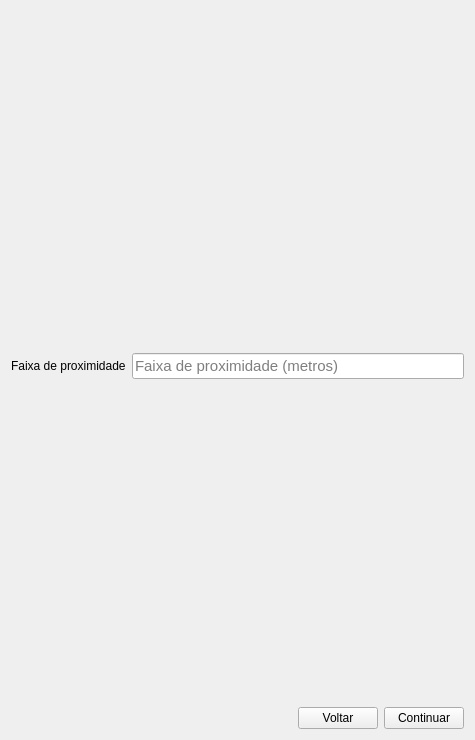
<?xml version="1.0" encoding="UTF-8"?>
<ui version="4.0">
 <class>Form</class>
 <widget class="QWidget" name="Form">
  <property name="geometry">
   <rect>
    <x>0</x>
    <y>0</y>
    <width>475</width>
    <height>740</height>
   </rect>
  </property>
  <property name="windowTitle">
   <string>Sobreposição com feição selecionada</string>
  </property>
  <layout class="QVBoxLayout" name="verticalLayout_2">
   <item>
    <layout class="QVBoxLayout" name="verticalLayout">
     <item>
      <spacer name="horizontalSpacer">
       <property name="orientation">
        <enum>Qt::Horizontal</enum>
       </property>
       <property name="sizeHint" stdset="0">
        <size>
         <width>40</width>
         <height>20</height>
        </size>
       </property>
      </spacer>
     </item>
     <item>
      <layout class="QHBoxLayout" name="horizontalLayout_2"/>
     </item>
     <item>
      <spacer name="verticalSpacer">
       <property name="orientation">
        <enum>Qt::Vertical</enum>
       </property>
       <property name="sizeHint" stdset="0">
        <size>
         <width>20</width>
         <height>40</height>
        </size>
       </property>
      </spacer>
     </item>
     <item>
      <layout class="QHBoxLayout" name="horizontalLayout">
       <item>
        <widget class="QLabel" name="label_4">
         <property name="text">
          <string>Faixa de proximidade</string>
         </property>
        </widget>
       </item>
       <item>
        <widget class="QLineEdit" name="lineEdit_6">
         <property name="font">
          <font>
           <pointsize>11</pointsize>
          </font>
         </property>
         <property name="accessibleName">
          <string/>
         </property>
         <property name="layoutDirection">
          <enum>Qt::LeftToRight</enum>
         </property>
         <property name="inputMask">
          <string/>
         </property>
         <property name="text">
          <string/>
         </property>
         <property name="frame">
          <bool>true</bool>
         </property>
         <property name="placeholderText">
          <string>Faixa de proximidade (metros)</string>
         </property>
         <property name="cursorMoveStyle">
          <enum>Qt::LogicalMoveStyle</enum>
         </property>
        </widget>
       </item>
      </layout>
     </item>
     <item>
      <spacer name="verticalSpacer_3">
       <property name="orientation">
        <enum>Qt::Vertical</enum>
       </property>
       <property name="sizeHint" stdset="0">
        <size>
         <width>20</width>
         <height>40</height>
        </size>
       </property>
      </spacer>
     </item>
    </layout>
   </item>
   <item>
    <layout class="QHBoxLayout" name="horizontalLayout_5">
     <item>
      <spacer name="horizontalSpacer_4">
       <property name="orientation">
        <enum>Qt::Horizontal</enum>
       </property>
       <property name="sizeHint" stdset="0">
        <size>
         <width>40</width>
         <height>20</height>
        </size>
       </property>
      </spacer>
     </item>
     <item>
      <widget class="QPushButton" name="btn_voltar">
       <property name="text">
        <string>Voltar</string>
       </property>
      </widget>
     </item>
     <item>
      <widget class="QPushButton" name="btn_continuar">
       <property name="text">
        <string>Continuar</string>
       </property>
      </widget>
     </item>
    </layout>
   </item>
  </layout>
 </widget>
 <resources/>
 <connections/>
</ui>
